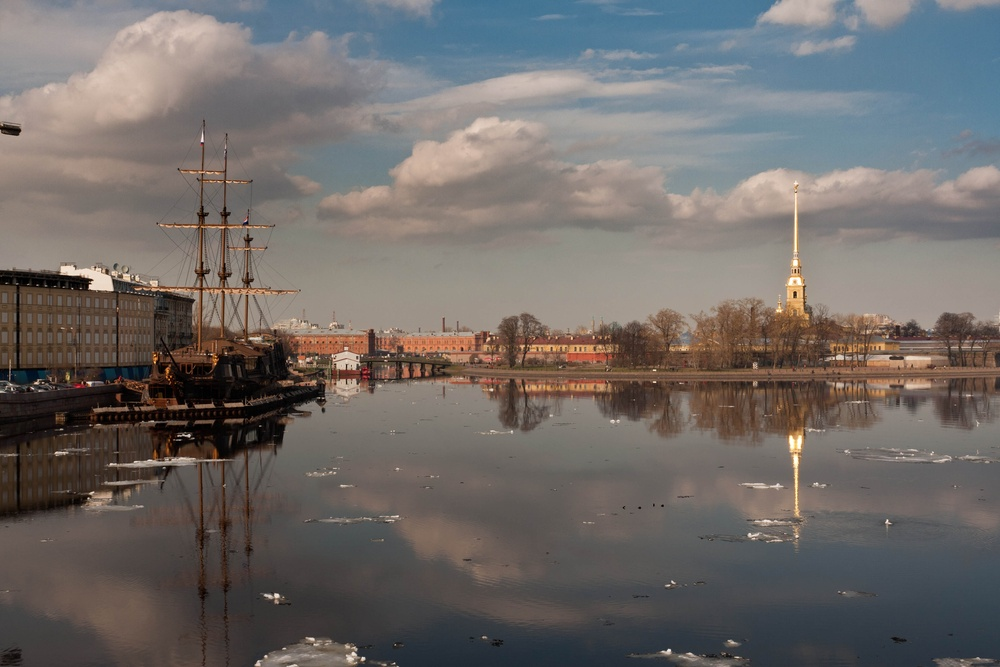
#> input picture boat1.jpg, 1000 x 667 px, shrunk from 3888 x 2592 before the run
$ python keypoint_analysis.py
#> lines starting #> are read from the running program, lines starting #| are printed output that depends on the picture
#> in main, img1 is the input picture: shape (667, 1000, 3); mean B, G, R 104, 106.6, 111.8
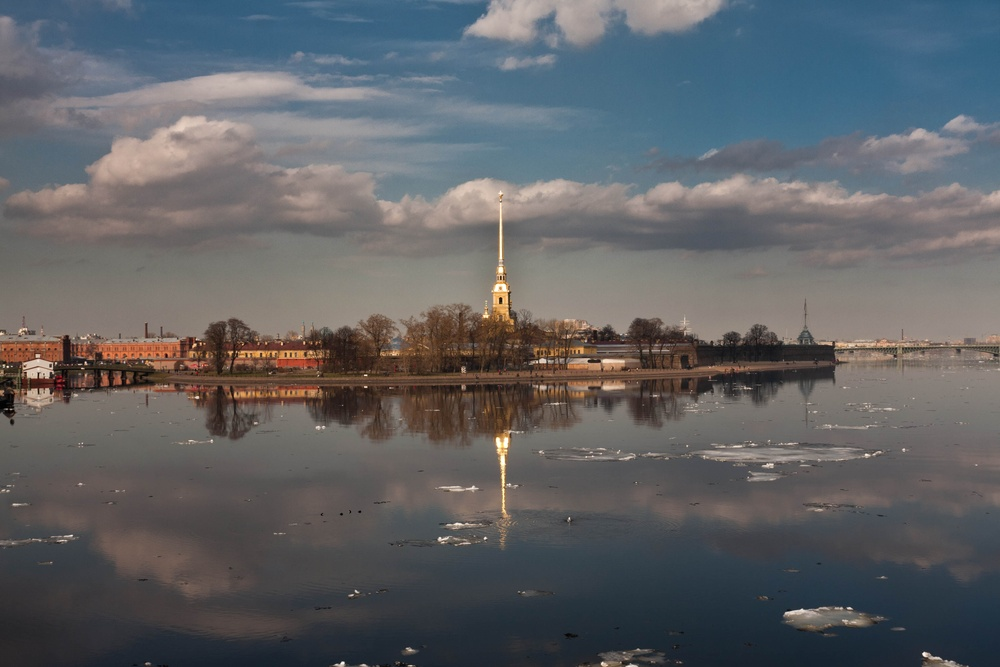
#> input picture boat2.jpg, 1000 x 667 px, shrunk from 3888 x 2592 before the run
#> in main, img2 is the input picture: shape (667, 1000, 3); mean B, G, R 100.9, 98, 96.5
import cv2
import numpy as np
import matplotlib.pyplot as plt
import time
from scipy import ndimage
import os


class KeypointDetectorComparator:
    def __init__(self):
        """Инициализация детекторов SIFT, ORB и AKAZE"""
        self.detectors = {
            'SIFT': cv2.SIFT_create(nfeatures=0, nOctaveLayers=3, contrastThreshold=0.04),
            'ORB': cv2.ORB_create(nfeatures=1000, scaleFactor=1.2, nlevels=8),
            'AKAZE': cv2.AKAZE_create(threshold=0.001, nOctaves=4, nOctaveLayers=4)
        }

        # Цвета для визуализации
        self.colors = {
            'SIFT': (0, 0.4, 0.8),  # Синий
            'ORB': (0.8, 0.2, 0.2),  # Красный
            'AKAZE': (0.6, 0.2, 0.8)  # Фиолетовый
        }

        print("Инициализация завершена. Доступные детекторы:", list(self.detectors.keys()))

    # [60 lines left out: function create_realistic_test_images, not called in this run]

    def apply_transformations(self, image, transform_type, param):
        """Применение различных преобразований к изображению"""
        if len(image.shape) == 3:
            gray = cv2.cvtColor(image, cv2.COLOR_BGR2GRAY)
        else:
            gray = image.copy()

        if transform_type == 'noise':
            # Гауссов шум
            noise = np.random.normal(0, param, gray.shape)
            noisy = gray.astype(np.float32) + noise
            return np.clip(noisy, 0, 255).astype(np.uint8)

        elif transform_type == 'rotation':
            # Поворот
            return ndimage.rotate(gray, param, reshape=False, mode='reflect')

        elif transform_type == 'scale':
            # Масштабирование
            h, w = gray.shape
            new_w, new_h = int(w * param), int(h * param)
            scaled = cv2.resize(gray, (new_w, new_h), interpolation=cv2.INTER_LINEAR)

            if param < 1:
                # Если уменьшили - добавляем рамку
                result = np.ones((h, w), dtype=np.uint8) * 128
                y_start = (h - new_h) // 2
                x_start = (w - new_w) // 2
                result[y_start:y_start + new_h, x_start:x_start + new_w] = scaled
                return result
            else:
                # Если увеличили - обрезаем
                return scaled[:h, :w]

        return gray

    def detect_keypoints(self, image, detector_name):
        """Детекция ключевых точек с заданным детектором"""
        detector = self.detectors[detector_name]

        try:
            if detector_name in ['SIFT', 'AKAZE']:
                keypoints, descriptors = detector.detectAndCompute(image, None)
            elif detector_name == 'ORB':
                keypoints, descriptors = detector.detectAndCompute(image, None)
        except Exception as e:
            print(f"Ошибка при детекции {detector_name}: {e}")
            return [], None

        return keypoints, descriptors

    def match_keypoints(self, desc1, desc2, detector_name):
        """Сопоставление ключевых точек с правильной метрикой"""
        if desc1 is None or desc2 is None or len(desc1) == 0 or len(desc2) == 0:
            return [], 0

        try:
            if detector_name == 'ORB':
                # Для ORB используем Hamming расстояние
                if desc1.dtype != np.uint8:
                    desc1 = desc1.astype(np.uint8)
                if desc2.dtype != np.uint8:
                    desc2 = desc2.astype(np.uint8)

                matcher = cv2.BFMatcher(cv2.NORM_HAMMING, crossCheck=False)
                matches = matcher.knnMatch(desc1, desc2, k=2)

                # Применяем ratio test Лоу
                good_matches = []
                for m, n in matches:
                    if m.distance < 0.75 * n.distance:
                        good_matches.append(m)
                matches = good_matches

            else:
                # Для SIFT и AKAZE используем L2 расстояние
                if desc1.dtype != np.float32:
                    desc1 = desc1.astype(np.float32)
                if desc2.dtype != np.float32:
                    desc2 = desc2.astype(np.float32)

                matcher = cv2.BFMatcher(cv2.NORM_L2, crossCheck=True)
                matches = matcher.match(desc1, desc2)

            # Сортировка по качеству
            matches = sorted(matches, key=lambda x: x.distance)

            # Расчет качества совпадений
            match_quality = 0
            if len(matches) > 10:
                distances = [m.distance for m in matches[:50]]  # Берем только лучшие
                avg_distance = np.mean(distances)
                std_distance = np.std(distances)

                if std_distance > 0:
                    good_threshold = avg_distance + 0.5 * std_distance
                    good_matches = [m for m in matches if m.distance < good_threshold]
                    match_quality = len(good_matches) / len(matches) if len(matches) > 0 else 0
                else:
                    match_quality = 1.0 if len(matches) > 0 else 0
            elif len(matches) > 0:
                match_quality = 1.0

            return matches, match_quality

        except Exception as e:
            print(f"Ошибка при сопоставлении {detector_name}: {e}")
            return [], 0

    def run_experiment(self, img1, img2):
        """Запуск полного эксперимента по сравнению детекторов"""
        results = {
            'detector': [],
            'condition': [],
            'num_kp_img1': [],
            'num_kp_img2': [],
            'num_matches': [],
            'match_quality': [],
            'detection_time': [],
            'matching_time': []
        }

        # Упрощенные условия для тестирования
        conditions = [
            ('original', None),
            ('noise_low', ('noise', 15)),
            ('noise_high', ('noise', 30)),
            ('rotate_15', ('rotation', 15)),
            ('scale_0.8', ('scale', 0.8)),
        ]

        print("\n" + "=" * 70)
        print("НАЧАЛО ЭКСПЕРИМЕНТОВ")
        print("=" * 70)

        for condition_name, transform in conditions:
            print(f"\nУсловие: {condition_name}")
            print("-" * 40)

            # Применяем преобразование ко второму изображению
            img1_gray = cv2.cvtColor(img1, cv2.COLOR_BGR2GRAY)

            if transform:
                img2_transformed = self.apply_transformations(img2, transform[0], transform[1])
                if len(img2_transformed.shape) == 2:
                    img2_gray = img2_transformed
                else:
                    img2_gray = cv2.cvtColor(img2_transformed, cv2.COLOR_BGR2GRAY)
            else:
                img2_gray = cv2.cvtColor(img2, cv2.COLOR_BGR2GRAY)

            for detector_name in self.detectors.keys():
                # Измерение времени детекции
                start_time = time.time()
                kp1, desc1 = self.detect_keypoints(img1_gray, detector_name)
                kp2, desc2 = self.detect_keypoints(img2_gray, detector_name)
                detection_time = time.time() - start_time

                # Измерение времени сопоставления
                start_time = time.time()
                matches, quality = self.match_keypoints(desc1, desc2, detector_name)
                matching_time = time.time() - start_time

                # Сохранение результатов
                results['detector'].append(detector_name)
                results['condition'].append(condition_name)
                results['num_kp_img1'].append(len(kp1))
                results['num_kp_img2'].append(len(kp2))
                results['num_matches'].append(len(matches))
                results['match_quality'].append(quality)
                results['detection_time'].append(detection_time)
                results['matching_time'].append(matching_time)

                print(f"  {detector_name}: {len(kp1)}/{len(kp2)} точек, "
                      f"{len(matches)} совпадений, качество: {quality:.2%}, "
                      f"время: {detection_time + matching_time:.3f}с")

        return results

    def visualize_detectors_comparison(self, img1, img2):
        """Визуализация сравнения детекторов"""
        print("\n" + "=" * 70)
        print("ВИЗУАЛИЗАЦИЯ КЛЮЧЕВЫХ ТОЧЕК")
        print("=" * 70)

        img1_gray = cv2.cvtColor(img1, cv2.COLOR_BGR2GRAY)
        img2_gray = cv2.cvtColor(img2, cv2.COLOR_BGR2GRAY)

        fig, axes = plt.subplots(3, 2, figsize=(12, 15))

        for idx, detector_name in enumerate(self.detectors.keys()):
            # Для первого изображения
            kp1, _ = self.detect_keypoints(img1_gray, detector_name)
            img1_kp = cv2.drawKeypoints(img1, kp1[:100], None,
                                        color=(0, 255, 0),
                                        flags=cv2.DRAW_MATCHES_FLAGS_DRAW_RICH_KEYPOINTS)

            axes[idx, 0].imshow(cv2.cvtColor(img1_kp, cv2.COLOR_BGR2RGB))
            axes[idx, 0].set_title(f'{detector_name} - Левое изображение\n{len(kp1)} точек')
            axes[idx, 0].axis('off')

            # Для второго изображения
            kp2, _ = self.detect_keypoints(img2_gray, detector_name)
            img2_kp = cv2.drawKeypoints(img2, kp2[:100], None,
                                        color=(0, 255, 0),
                                        flags=cv2.DRAW_MATCHES_FLAGS_DRAW_RICH_KEYPOINTS)

            axes[idx, 1].imshow(cv2.cvtColor(img2_kp, cv2.COLOR_BGR2RGB))
            axes[idx, 1].set_title(f'{detector_name} - Правое изображение\n{len(kp2)} точек')
            axes[idx, 1].axis('off')

        plt.tight_layout()
        plt.show()

    def visualize_matches_comparison(self, img1, img2):
        """Визуализация совпадений для всех детекторов"""
        print("\n" + "=" * 70)
        print("ВИЗУАЛИЗАЦИЯ СОВПАДЕНИЙ")
        print("=" * 70)

        img1_gray = cv2.cvtColor(img1, cv2.COLOR_BGR2GRAY)
        img2_gray = cv2.cvtColor(img2, cv2.COLOR_BGR2GRAY)

        fig, axes = plt.subplots(1, 3, figsize=(18, 6))

        for idx, detector_name in enumerate(self.detectors.keys()):
            kp1, desc1 = self.detect_keypoints(img1_gray, detector_name)
            kp2, desc2 = self.detect_keypoints(img2_gray, detector_name)
            matches, quality = self.match_keypoints(desc1, desc2, detector_name)

            # Ограничиваем количество для наглядности
            display_matches = matches[:30] if len(matches) > 30 else matches

            # Рисуем совпадения
            img_matches = cv2.drawMatches(img1, kp1, img2, kp2, display_matches, None,
                                          flags=cv2.DrawMatchesFlags_NOT_DRAW_SINGLE_POINTS)

            axes[idx].imshow(cv2.cvtColor(img_matches, cv2.COLOR_BGR2RGB))
            axes[idx].set_title(f'{detector_name}\n{len(matches)} совпадений (качество: {quality:.1%})')
            axes[idx].axis('off')

        plt.tight_layout()
        plt.show()

    def plot_analysis_results(self, results):
        """Построение графиков анализа результатов"""
        detectors = list(self.detectors.keys())
        conditions = sorted(set(results['condition']))

        # Подготовка данных
        matches_data = {d: [] for d in detectors}
        quality_data = {d: [] for d in detectors}
        time_data = {d: [] for d in detectors}

        for cond in conditions:
            for det in detectors:
                indices = [i for i in range(len(results['detector']))
                           if results['detector'][i] == det and results['condition'][i] == cond]

                if indices:
                    idx = indices[0]
                    matches_data[det].append(results['num_matches'][idx])
                    quality_data[det].append(results['match_quality'][idx])
                    time_data[det].append(results['detection_time'][idx] +
                                          results['matching_time'][idx])

        # 1. График количества совпадений
        plt.figure(figsize=(15, 5))

        plt.subplot(131)
        x = np.arange(len(conditions))
        width = 0.25

        for i, det in enumerate(detectors):
            offset = (i - 1) * width
            plt.bar(x + offset, matches_data[det], width,
                    label=det, color=self.colors[det], alpha=0.8)

        plt.xlabel('Условия')
        plt.ylabel('Количество совпадений')
        plt.title('Количество найденных совпадений')
        plt.xticks(x, conditions, rotation=45)
        plt.legend()
        plt.grid(True, alpha=0.3)

        # 2. График качества
        plt.subplot(132)
        for i, det in enumerate(detectors):
            plt.plot(x, quality_data[det], 'o-',
                     label=det, color=self.colors[det], linewidth=2, markersize=8)

        plt.xlabel('Условия')
        plt.ylabel('Качество совпадений')
        plt.title('Качество совпадений (0-1)')
        plt.xticks(x, conditions, rotation=45)
        plt.legend()
        plt.grid(True, alpha=0.3)

        # 3. График времени
        plt.subplot(133)
        for i, det in enumerate(detectors):
            plt.plot(x, time_data[det], 's-',
                     label=det, color=self.colors[det], linewidth=2, markersize=8)

        plt.xlabel('Условия')
        plt.ylabel('Время (секунды)')
        plt.title('Время выполнения')
        plt.xticks(x, conditions, rotation=45)
        plt.legend()
        plt.grid(True, alpha=0.3)

        plt.tight_layout()
        plt.show()

        # Сводная таблица
        self.print_summary_table(results)

    def print_summary_table(self, results):
        """Вывод сводной таблицы результатов"""
        print("\n" + "=" * 70)
        print("СВОДНАЯ ТАБЛИЦА РЕЗУЛЬТАТОВ")
        print("=" * 70)

        detectors = list(self.detectors.keys())

        # Вычисляем средние значения
        summary = {}
        for det in detectors:
            indices = [i for i, d in enumerate(results['detector']) if d == det]

            if indices:
                summary[det] = {
                    'avg_matches': np.mean([results['num_matches'][i] for i in indices]),
                    'avg_quality': np.mean([results['match_quality'][i] for i in indices]) * 100,
                    'avg_time': np.mean([results['detection_time'][i] +
                                         results['matching_time'][i] for i in indices]),
                    'avg_kp': np.mean([results['num_kp_img1'][i] +
                                       results['num_kp_img2'][i] for i in indices]) / 2
                }

        # Заголовок
        print(f"{'Метрика':<20}", end="")
        for det in detectors:
            print(f"{det:<15}", end="")
        print()
        print("-" * 70)

        # Данные
        metrics = [
            ('Совпадения', 'avg_matches', '{:.0f}'),
            ('Качество, %', 'avg_quality', '{:.1f}'),
            ('Время, с', 'avg_time', '{:.3f}'),
            ('Точек/изобр.', 'avg_kp', '{:.0f}')
        ]

        for name, key, fmt in metrics:
            print(f"{name:<20}", end="")
            for det in detectors:
                value = summary[det][key]
                print(f"{fmt.format(value):<15}", end="")
            print()

        print("-" * 70)

        # Рекомендации
        # print("\nРЕКОМЕНДАЦИИ:")
        # print("-" * 40)

        best_matches = max(summary.items(), key=lambda x: x[1]['avg_matches'])[0]
        best_quality = max(summary.items(), key=lambda x: x[1]['avg_quality'])[0]
        best_speed = min(summary.items(), key=lambda x: x[1]['avg_time'])[0]

        # print(f"1. Для максимального количества совпадений: {best_matches}")
        # print(f"2. Для лучшего качества: {best_quality}")
        # print(f"3. Для максимальной скорости: {best_speed}")

        # Баланс
        balanced_scores = {}
        for det in detectors:
            score = (summary[det]['avg_matches'] / max([s['avg_matches'] for s in summary.values()]) +
                     summary[det]['avg_quality'] / max([s['avg_quality'] for s in summary.values()]) +
                     (1 - summary[det]['avg_time'] / max([s['avg_time'] for s in summary.values()]))) / 3
            balanced_scores[det] = score

        best_balanced = max(balanced_scores.items(), key=lambda x: x[1])[0]
        print(f"\n4. Оптимальный баланс (качество/скорость/количество): {best_balanced}")

        print("\n" + "=" * 70)
        print("ОБЩИЕ ВЫВОДЫ:")
        print("=" * 70)
        print("• SIFT: Лучшее качество, но медленнее всего")
        print("• ORB: Самый быстрый, хорошо работает в реальном времени")
        print("• AKAZE: Хороший баланс между скоростью и качеством")
        print("\nДля панорамирования рекомендуем AKAZE или SIFT в зависимости")
        print("от требований к качеству и скорости обработки.")

    def create_simple_panorama(self, img1, img2):
        """Создание простой панорамы с использованием AKAZE"""
        print("\n" + "=" * 70)
        print("ДЕМОНСТРАЦИЯ ПАНОРАМИРОВАНИЯ")
        print("=" * 70)

        detector_name = 'AKAZE'
        print(f"Используется алгоритм: {detector_name}")

        img1_gray = cv2.cvtColor(img1, cv2.COLOR_BGR2GRAY)
        img2_gray = cv2.cvtColor(img2, cv2.COLOR_BGR2GRAY)

        # Детекция ключевых точек
        kp1, desc1 = self.detect_keypoints(img1_gray, detector_name)
        kp2, desc2 = self.detect_keypoints(img2_gray, detector_name)

        print(f"Найдено ключевых точек: {len(kp1)} (левое), {len(kp2)} (правое)")

        if len(kp1) < 10 or len(kp2) < 10:
            print("Недостаточно ключевых точек для создания панорамы.")
            return

        # Сопоставление
        matches, quality = self.match_keypoints(desc1, desc2, detector_name)
        print(f"Найдено совпадений: {len(matches)} (качество: {quality:.2%})")

        if len(matches) < 4:
            print("Недостаточно совпадений для создания панорамы.")
            return

        # Простое сшивание (горизонтальное)
        height = max(img1.shape[0], img2.shape[0])
        panorama = np.zeros((height, img1.shape[1] + img2.shape[1] - 200, 3), dtype=np.uint8)

        # Размещаем изображения с перекрытием
        panorama[:img1.shape[0], :img1.shape[1]] = img1
        panorama[:img2.shape[0], img1.shape[1] - 200:img1.shape[1] - 200 + img2.shape[1]] = img2

        # Сохраняем результат
        cv2.imwrite('simple_panorama_result.jpg', panorama)

        # Визуализация
        plt.figure(figsize=(15, 8))

        plt.subplot(231)
        plt.imshow(cv2.cvtColor(img1, cv2.COLOR_BGR2RGB))
        plt.title('Левое изображение')
        plt.axis('off')

        plt.subplot(232)
        plt.imshow(cv2.cvtColor(img2, cv2.COLOR_BGR2RGB))
        plt.title('Правое изображение')
        plt.axis('off')

        # Показываем совпадения
        if len(matches) > 0:
            display_matches = matches[:20] if len(matches) > 20 else matches
            img_matches = cv2.drawMatches(img1, kp1, img2, kp2, display_matches, None,
                                          flags=cv2.DrawMatchesFlags_NOT_DRAW_SINGLE_POINTS)

            plt.subplot(233)
            plt.imshow(cv2.cvtColor(img_matches, cv2.COLOR_BGR2RGB))
            plt.title(f'Совпадения ({len(matches)})')
            plt.axis('off')

        plt.subplot(212)
        plt.imshow(cv2.cvtColor(panorama, cv2.COLOR_BGR2RGB))
        plt.title(f'Панорама ({panorama.shape[1]}x{panorama.shape[0]})')
        plt.axis('off')

        plt.tight_layout()
        plt.show()

        print(f"\nПанорама сохранена как 'simple_panorama_result.jpg'")
        print(f"Размер: {panorama.shape[1]}x{panorama.shape[0]} пикселей")


    def create_real_panorama(self, img1, img2):
        print("\nСШИВАНИЕ РЕАЛЬНОЙ ПАНОРАМЫ (AKAZE)")

        detector = cv2.AKAZE_create()

        g1 = cv2.cvtColor(img1, cv2.COLOR_BGR2GRAY)
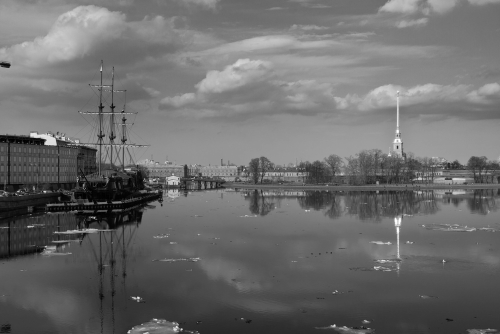
#> g1: shape (667, 1000) (shown at 1/2 size); min 0, max 254, mean 107.8
        g2 = cv2.cvtColor(img2, cv2.COLOR_BGR2GRAY)
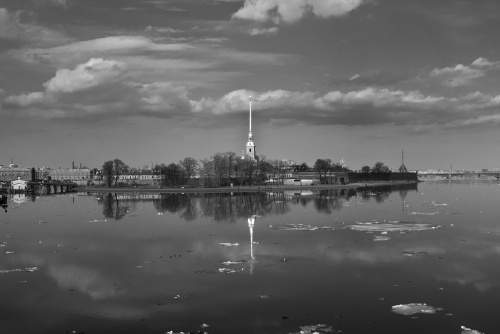
#> g2: shape (667, 1000) (shown at 1/2 size); min 0, max 254, mean 97.9

        kp1, d1 = detector.detectAndCompute(g1, None)
#> kp1 = 861 keypoints; strongest (x, y, size): (101, 282, 11.4), (84, 282, 8.1), (794, 441, 11.4), (346, 358, 16.1)
        kp2, d2 = detector.detectAndCompute(g2, None)
#> kp2 = 728 keypoints; strongest (x, y, size): (501, 442, 11.4), (501, 443, 8.1), (500, 300, 4.8), (542, 360, 4.8)

        if d1 is None or d2 is None:
            print("Нет дескрипторов")
            return

        bf = cv2.BFMatcher(cv2.NORM_HAMMING)
        matches = bf.knnMatch(d1, d2, k=2)
#> matches = 861 matches
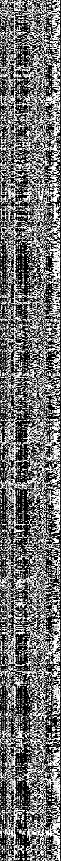
#> d1: shape (861, 61); min 0, max 255, mean 111.9

        good = []
        for m, n in matches:
            if m.distance < 0.75 * n.distance:
                good.append(m)
#> after the loop, good = 292 matches
#> (the rest of the program and of its run is left out)
